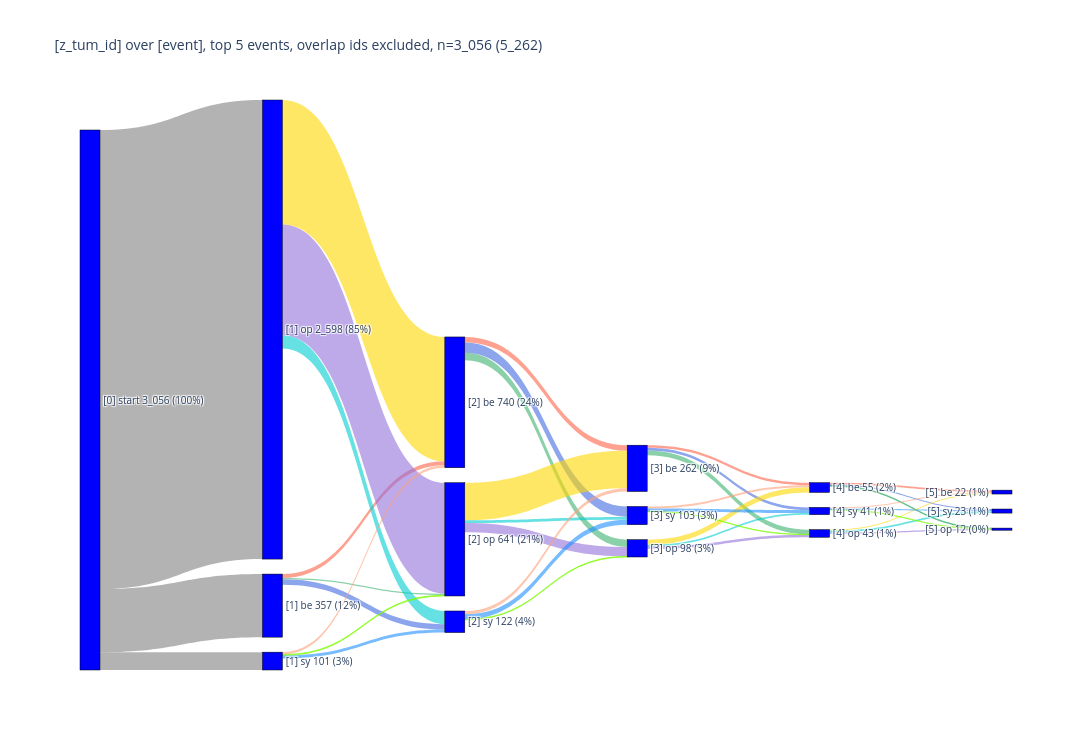

Notebook code cell kept with this figure:
### Code cell
pls.plot_sankey(_df, max_events_per_id=5, exclude_overlap_id=True,height=750, width=1600)

### Figure 1 — Plotly figure (JSON) as saved in the notebook; plotly's stock layout.template omitted (floating-point values rounded to 4 significant figures)
{"data": [{"link": {"color": ["rgba(128, 128, 128, 0.6)", "rgba(128, 128, 128, 0.6)", "rgba(128, 128, 128, 0.6)", "rgba(255, 99, 71, 0.6)", "rgba(60, 179, 113, 0.6)", "rgba(65, 105, 225, 0.6)", "rgba(255, 215, 0, 0.6)", "rgba(147, 112, 219, 0.6)", "rgba(0, 206, 209, 0.6)", "rgba(255, 160, 122, 0.6)", "rgba(124, 252, 0, 0.6)", "rgba(30, 144, 255, 0.6)", "rgba(255, 99, 71, 0.6)", "rgba(60, 179, 113, 0.6)", "rgba(65, 105, 225, 0.6)", "rgba(255, 215, 0, 0.6)", "rgba(147, 112, 219, 0.6)", "rgba(0, 206, 209, 0.6)", "rgba(255, 160, 122, 0.6)", "rgba(124, 252, 0, 0.6)", "rgba(30, 144, 255, 0.6)", "rgba(255, 99, 71, 0.6)", "rgba(60, 179, 113, 0.6)", "rgba(65, 105, 225, 0.6)", "rgba(255, 215, 0, 0.6)", "rgba(147, 112, 219, 0.6)", "rgba(0, 206, 209, 0.6)", "rgba(255, 160, 122, 0.6)", "rgba(124, 252, 0, 0.6)", "rgba(30, 144, 255, 0.6)", "rgba(255, 99, 71, 0.6)", "rgba(60, 179, 113, 0.6)", "rgba(65, 105, 225, 0.6)", "rgba(255, 215, 0, 0.6)", "rgba(147, 112, 219, 0.6)", "rgba(0, 206, 209, 0.6)", "rgba(255, 160, 122, 0.6)", "rgba(124, 252, 0, 0.6)", "rgba(30, 144, 255, 0.6)"], "source": [0, 0, 0, 1, 1, 1, 2, 2, 2, 3, 3, 3, 4, 4, 4, 5, 5, 5, 6, 6, 6, 7, 7, 7, 8, 8, 8, 9, 9, 9, 10, 10, 10, 11, 11, 11, 12, 12, 12], "target": [1, 2, 3, 4, 5, 6, 4, 5, 6, 4, 5, 6, 7, 8, 9, 7, 8, 9, 7, 8, 9, 10, 11, 12, 10, 11, 12, 10, 11, 12, 13, 14, 15, 13, 14, 15, 13, 14, 15], "value": [357, 2598, 101, 22, 8, 30, 704, 628, 75, 14, 5, 17, 31, 42, 59, 212, 52, 16, 19, 4, 28, 14, 27, 16, 29, 14, 9, 12, 2, 16, 10, 4, 6, 6, 7, 10, 6, 1, 7]}, "node": {"align": "left", "color": "blue", "label": ["[0] start 3_056 (100%)", "[1] be 357 (12%)", "[1] op 2_598 (85%)", "[1] sy 101 (3%)", "[2] be 740 (24%)", "[2] op 641 (21%)", "[2] sy 122 (4%)", "[3] be 262 (9%)", "[3] op 98 (3%)", "[3] sy 103 (3%)", "[4] be 55 (2%)", "[4] op 43 (1%)", "[4] sy 41 (1%)", "[5] be 22 (1%)", "[5] op 12 (0%)", "[5] sy 23 (1%)"], "line": {"color": "black", "width": 0.5}, "pad": 15, "thickness": 20}, "type": "sankey"}], "layout": {"font": {"size": 10}, "height": 750, "title": {"text": "[z_tum_id] over [event], top 5 events, overlap ids excluded, n=3_056 (5_262)"}, "width": 1600}}
